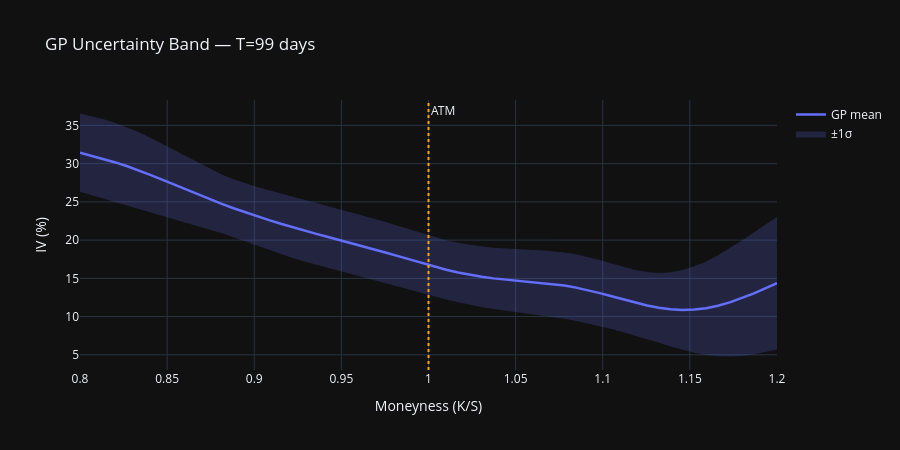

The notebook cell this image was saved under:
### Code cell
# GP Uncertainty Band at fixed maturity
idx = 10
T_val = t_grid[idx]
iv_slice  = iv_gp[:, idx] * 100
std_slice = iv_gp_std[:, idx] * 100

fig = go.Figure()
fig.add_trace(go.Scatter(x=m_grid, y=iv_slice+std_slice, line=dict(width=0), showlegend=False))
fig.add_trace(go.Scatter(x=m_grid, y=iv_slice-std_slice, line=dict(width=0),
                         fill='tonexty', fillcolor='rgba(99,110,250,0.2)', name='±1σ'))
fig.add_trace(go.Scatter(x=m_grid, y=iv_slice, line=dict(color='#636EFA', width=2.5), name='GP mean'))
fig.add_vline(x=1.0, line_dash='dot', line_color='orange', annotation_text='ATM')
fig.update_layout(title=f'GP Uncertainty Band — T={T_val*365:.0f} days',
                  xaxis_title='Moneyness (K/S)', yaxis_title='IV (%)',
                  template='plotly_dark', height=450)
fig.show()
